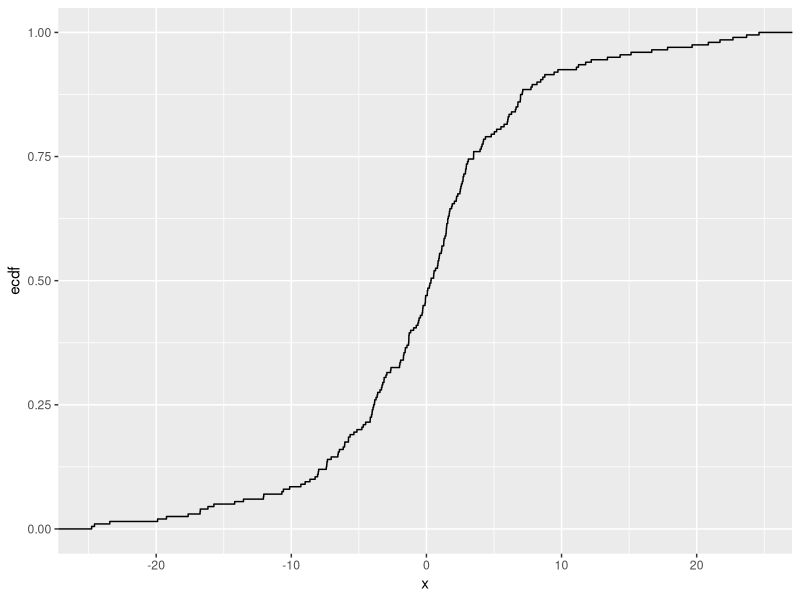
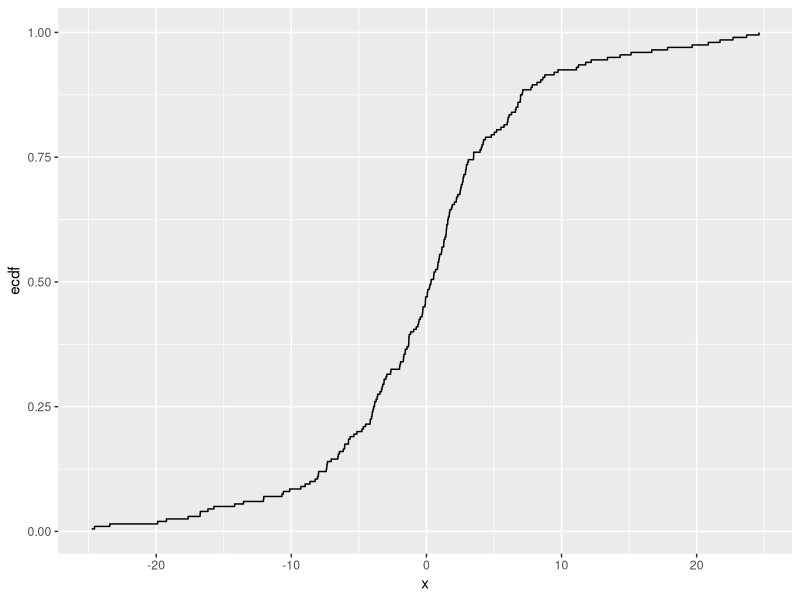
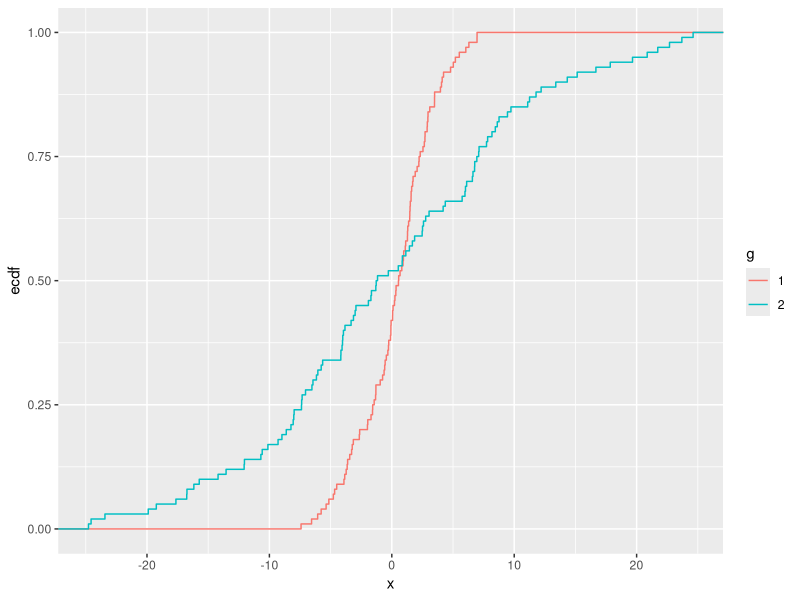

Recreate these plots in R, in order.
library(ggplot2)


### Name: stat_ecdf
### Title: Compute empirical cumulative distribution
### Aliases: stat_ecdf

### ** Examples

df <- data.frame(
  x = c(rnorm(100, 0, 3), rnorm(100, 0, 10)),
  g = gl(2, 100)
)
ggplot(df, aes(x)) +
  stat_ecdf(geom = "step")

# Don't go to positive/negative infinity
ggplot(df, aes(x)) +
  stat_ecdf(geom = "step", pad = FALSE)

# Multiple ECDFs
ggplot(df, aes(x, colour = g)) +
  stat_ecdf()
